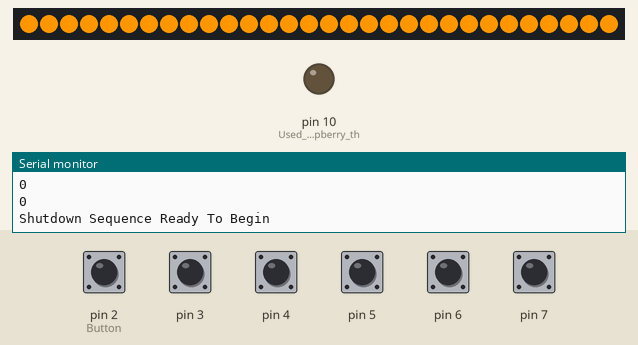
Recording of a sketch running on a simulated Arduino Uno, built with avr-gcc and run on an emulated ATmega328P. Parts: 30 RGB LEDs in strip order, left to right, output pins drawn as LEDs (lit = HIGH), the last lines printed to the serial monitor. The test bench sets the inputs (shaded band); at power-on: pin 2 (Button), pin 3–7 HIGH.

Above: at 1.8 s.
1.9 s: pin 2 (Button) pulled LOW for 0.65 s
At 3.1 s:
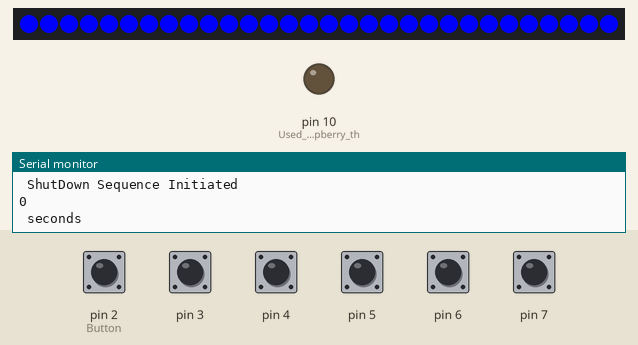
4.2 s: pin 3 pulled LOW for 0.65 s
Timing chart, 0 to 7.2 s (numbered marks = the images above; inputs shaded):
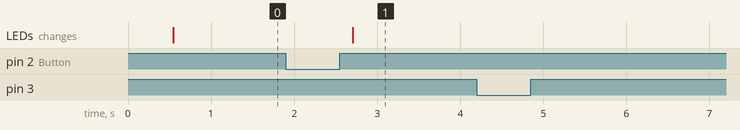

Measured:
- after the input at 1.9 s, the LEDs: change after 0.81 s (image 1)

The sketch:

TimedPuzzle.ino.ino
```cpp
//Define True and False for Boolean manipulation.
#define FALSE 0
#define TRUE 1

//NeoPixel Initialize
#include <Adafruit_NeoPixel.h>
#ifdef __AVR__
  #include <avr/power.h>
#endif
#define PIN 13
#define NUMPIXELS 30
Adafruit_NeoPixel strip = Adafruit_NeoPixel(NUMPIXELS, PIN, NEO_GRB + NEO_KHZ800);

//Define Colors for NeoPixel
#define white 0
#define red 1
#define green 2
#define blue 3
#define yellow 4
void setup (){

  Serial.begin(9600);
  for(int i = 2; i < 9; i++){     //Initialize pin 2 to 8
      pinMode(i, INPUT_PULLUP);
  }
  pinMode(PIN, OUTPUT);
  pinMode(10, OUTPUT);//Used to tell raspberry that the game is won
  digitalWrite(10, LOW);
  strip.begin();
  strip.show();
}

int timetosolve = 30; //Amount of time given to solve puzzle in seconds

//Variables to control Timer
int puzzletimer = timetosolve * 100; //Convert time to miliseconds
int currtime = -1;
int debugdelay = 200;

//Bool sequence for actions
int buttonstart = FALSE;      //Digital 2
int breaker = FALSE;          //Digital 3
int powerglove = FALSE;       //Digital 4
int usb = FALSE;              //Digital 5
int buttonseq1 = FALSE;  //Digital 6
int buttonseq2 = FALSE;  //Digital 7
int buttonseq3 = FALSE;  //Digital 8
int buttonend = FALSE;        //Digital 9
int PuzzleSolved = FALSE;     //Use if boolean needed for win
int sequenceBroken = FALSE;

//Varialbes to test button sequence
const int startTrigger = 2 + 1;   //Insert Button that Starts Sequence + 1

void loop(){

  if(SystemResetTest() == FALSE){     //If the system is not reset, stay Red
        if(currtime == puzzletimer){
          Serial.print('\n');
          Serial.print("Too Slow!");
        }
        SystemLockOut();
  }

  if (digitalRead(2) == LOW){          //System is Reset, Start Sequence with Button Press
    SetNeoPixel(blue);
    Serial.print("\n ShutDown Sequence Initiated \n");
    currtime = 0;                           //Reset Timer
    delay(200);
     while(currtime < puzzletimer){         //Checks to see if time runs out
        IncrementTime();                    //Increments time
        breaker = !digitalRead(3);          //Checks to make sure All switches are Off
        powerglove = !digitalRead(4);
        usb = !digitalRead(5);
        buttonseq1 = !digitalRead(6);
        buttonseq2 = !digitalRead(7);
        buttonseq3 = FALSE;
        sequenceBroken = FALSE;             //Resets sequence
        if(breaker == TRUE && powerglove == FALSE && usb == FALSE && buttonseq1 == FALSE && buttonseq2 == FALSE && buttonseq3 == FALSE){
        PuzzleNextStep(3,4);
        }
    }
  }
}
int SystemResetTest(){              //Function to test if system has been reset
  breaker = !digitalRead(3);
  powerglove = !digitalRead(4);
  usb = !digitalRead(5);
  buttonseq1 = !digitalRead(6);
  buttonseq2 = !digitalRead(7);
  buttonseq3 = FALSE;
  Serial.println(breaker);
  Serial.println(powerglove);
  Serial.println(usb);
  Serial.println(buttonseq1);
  Serial.println(buttonseq2);
  Serial.println(buttonseq3);
  if(breaker == FALSE && powerglove == FALSE && usb == FALSE && buttonseq1 == FALSE && buttonseq2 == FALSE && buttonseq3 == FALSE){
    Serial.print("Shutdown Sequence Ready To Begin \n");
    SetNeoPixel(yellow);
    return TRUE;      //If all true system has been reset successfully
  }
  else{
    return FALSE;     //System has not been reset
  }
}

void PuzzleNextStep(int previousTrigger, int currentTrigger){   //Creates a loop for the next Trigger
  if(currentTrigger > 3){
    Serial.print("\n Step ");
    Serial.println(currentTrigger - 3);
    Serial.print(" Solved! \n");
  }
  if(currentTrigger == 9){
    YouWin();
  }
  while(digitalRead(previousTrigger) == LOW && currtime < puzzletimer && sequenceBroken == FALSE){  //If previousTrigger is start, ignore previous check
    if(digitalRead(currentTrigger) == LOW){
      PuzzleNextStep(currentTrigger, currentTrigger + 1);
    }
    IncrementTime();
    if(CheckSwitchOrder(previousTrigger) == FALSE){
      return;
    }
  }
  return;
}

int CheckSwitchOrder(int checkStep){    //Checks if user broke puzzle up to the current step
  for(int i = startTrigger; i < checkStep; i++){
    if(!digitalRead(i) == FALSE){
      Serial.print("The sequence is broken \n");
      Serial.println(i);
      sequenceBroken = TRUE;
      return FALSE;               //The puzzle sequence is broken, force exit loop
    }
    else{
      Serial.print("The sequence is okay \n");
      Serial.println(checkStep);
      return TRUE;                //Puzzle sequence is good
    }
  }
}

void YouWin(){      //Well They Won
  digitalWrite(10, HIGH);
  SetNeoPixel(green);
  delay(1000);
  digitalWrite(10,LOW);
  while(TRUE){              //Stay in Loop until Arduino is force reset
      Serial.print("ShutDown Complete \n");
  }
}

void SystemLockOut(){                   //Function for when system is locked out
    while(SystemResetTest() == FALSE){
      SetNeoPixel(red);
      Serial.print("System is Currently Locked Out \n");
      delay(1000);
    }
}

void IncrementTime(){                   //Function to check time
      if(currtime%100 == 1){  //Literally here to make timer look nicer
      Serial.print('\n');
      Serial.println(currtime/100);
      Serial.print(" seconds");
      }
      currtime++;
      delay(10);  //Delay 10 ms
      return;
}

void SetNeoPixel(int color){          //Function to set NeoPixel Color
  delay(500);                         //Prevent Pixels from Constantly Updated
  if(color == red){
    for(int i = 0; i < NUMPIXELS; i++){
      strip.setPixelColor(i, strip.Color(255, 0, 0));
      strip.show();
    }
  }
  else if(color == blue){
    for(int i = 0; i < NUMPIXELS; i++){
      strip.setPixelColor(i, strip.Color(0, 0, 255));
      strip.show();
    }
  }
  else if(color == green){
    for(int i = 0; i < NUMPIXELS; i++){
      strip.setPixelColor(i, strip.Color(0, 255, 0));
      strip.show();
    }
  }
  else if(color == white){
    for(int i = 0; i < NUMPIXELS; i++){
      strip.setPixelColor(i, strip.Color(255,255,255));
      strip.show();
    }
  }
  else if(color == yellow){
    for(int i = 0; i < NUMPIXELS; i++){
      strip.setPixelColor(i, strip.Color(255, 150, 0));
      strip.show();
    }
  }
  else{
    Serial.print("Invalid Color given to NeoPixels");
  }
  return;
}
```
